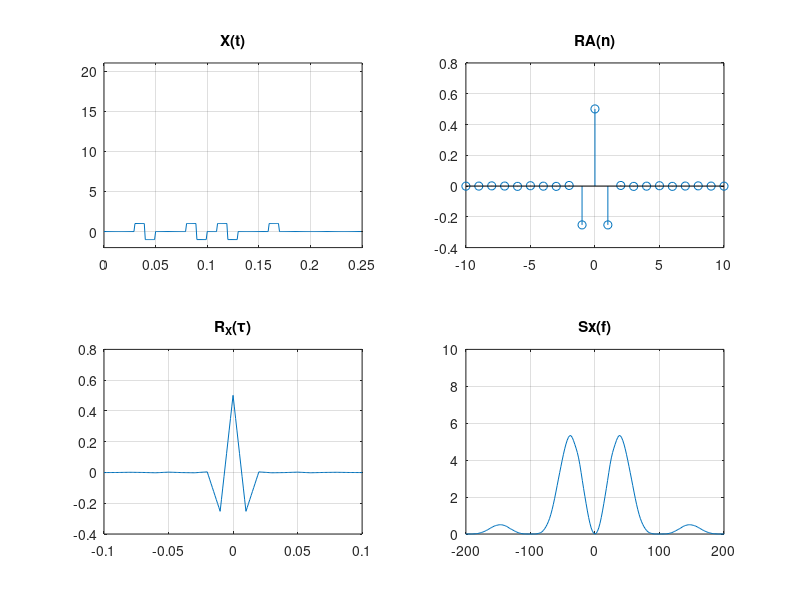

MATLAB code to generate this figure:
Type= 'Bipolar NRZ';
Rb = 100; % bit rate
Tr= 0.001;
Tb = 1/ Rb;% Bit duration
Ttotal = 1000;
NcX = 100;
NcA= 10;
Nfft = 512;
 
t=[0:Tr:Ttotal];
t=t(1:end-1);
Ns = length(t);
 
Nf = Tb/Tr; 
Nb = Ttotal*Rb;
A= double(randn(1,Nb) > 0); 
SxA = [-200 200 0 60];

switch Type

case 'Unipolar RZ'
ps = [ones(l,Nf/2) zeros(l,Nf/2)];
SxA = [-250 250 0 20];
 
case 'Unipolar NRZ'
ps = ones(l,Nf); 
SxA = [-200 200 0 60];
 
case 'Polar RZ' 
A=2*A-1;
ps = [ones(l,Nf/2) zeros(l,Nf/2)] ;
SxA = [-250 250 0 10];
 
case 'Polar NRZ' 
A=2*A-1;
ps = ones(l,Nf); 
SxA = [-200 200 0 20];
 
case 'Bipolar NRZ' 
Ai = find(A);
Ai = downsample(Ai,2,1); 
A(Ai) = -1;
ps = ones(1,Nf);
SxA = [-200 200 0 10];

 
 
otherwise
 A=2*A-1;
 ps = [ones(l,Nf/2) -ones(l,Nf/2)];
 SxA = [-250 250 0 10];
end
X = kron(A,ps);
 
%Graphs

% Plot of X(t) 

subplot(2,2,1) 
plot(t(1:250),X(1:250))
grid on
axis([0 0.25 -2 21]);
title('X(t)')
 
% Plot of RA(n)
 
rAt = xcorr(A,NcA)./Nb; 
subplot(2,2,2)
stem([-NcA:NcA],rAt); 
grid on;
title('RA(n)')
 
% Plot of Rx(tau)
 
rxt = xcorr(X,NcX)./Ns; 
subplot(2,2,3)
plot([-NcX*Tr:Tr:NcX*Tr],rxt);
grid on; 
title('R_X(\tau)')
 
% Plot of Sx(f)
 
f = ((-Nfft/2):(Nfft/2)-1)/(Nfft*Tr);
Sxf = abs(fftshift(fft(rxt,Nfft)));
subplot(2,2,4)
plot(f,Sxf) 
grid on;
axis(SxA)
 
title('Sx(f)')
 
